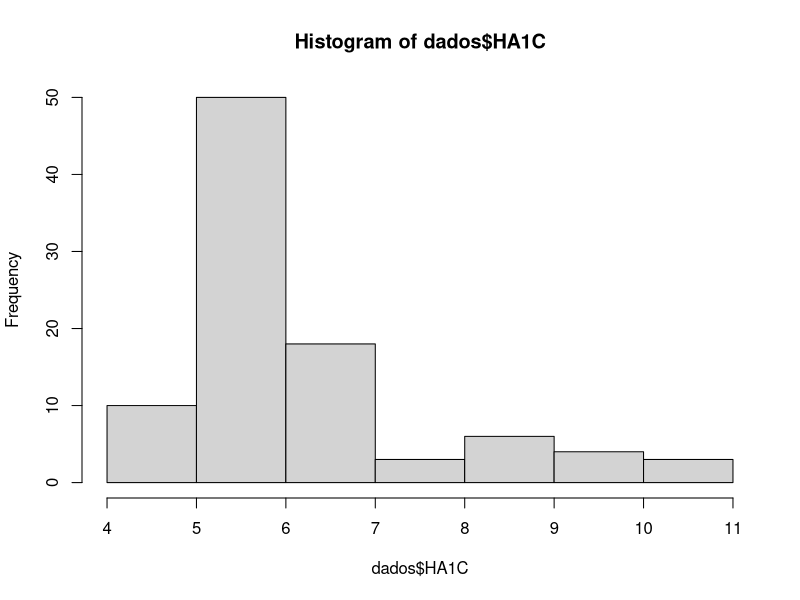
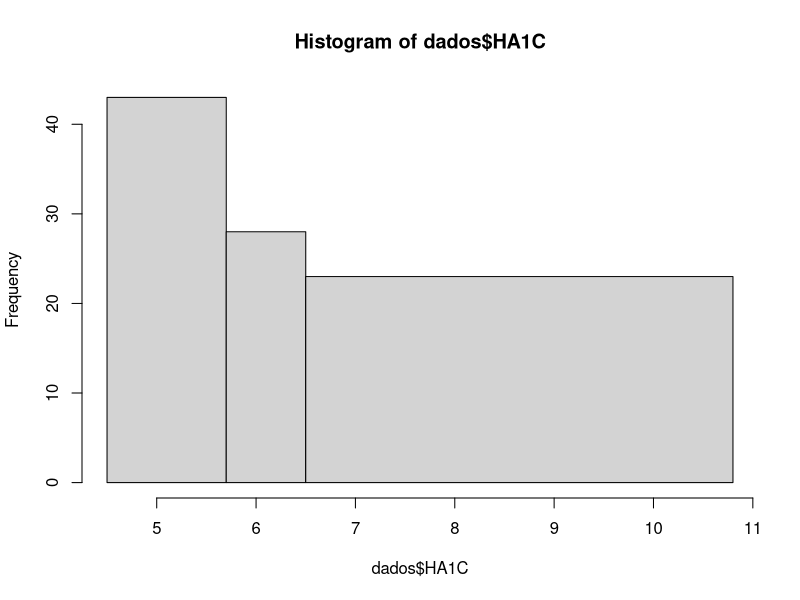
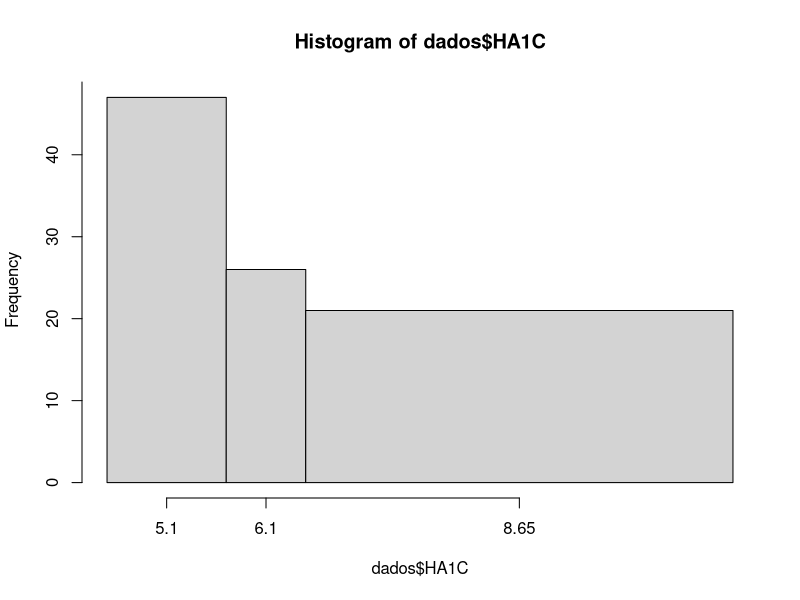
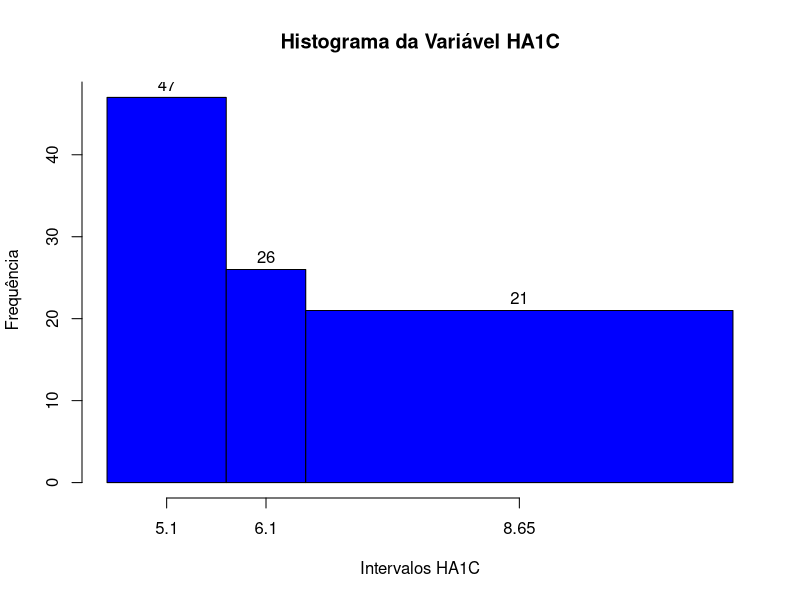

R code for these plots, in order:
## Pacotes ##

library(graphics)
## Histogramas

## Primeiro baixamos a base
dados <- read.csv2("Banco de dados reduzido.csv", sep = ";", dec = ",")




### Passo 1. construindo o histograma
hist(dados$HA1C)

### Passo 3. escolhendo os intervalos com o argumento 
# breaks = c(início do primeiro intervalo, fim do primeiro e início do segundo, fim do segundo e início do terceiro,...) 
# Nesse caso, para ter os intervalos que você pediu, utilizei
# min(dados$HA1C, na.rm = TRUE), essa função retorna o valor mínimo da coluna HA1C, mas como esse resultado 
# seria NA devido a ter NAs nessa coluna, então usei o argumento "na.rm = TRUE" para que os NAs não 
# sejam levados em consideração na conta do mínimo. O mesmo vale para a função max(dados$HA1C, na.rm = TRUE) que 
# calcula o máximo.
# então para criar os intervalos ficou assim: 
# Início do primeiro intervalo - min(dados$HA1C, na.rm = TRUE);
# fim do primeiro intervalo e início do segundo - 5.7;
# fim do segundo intervalo e início do terceiro - 6.5;
# fim do terceiro intervalo - max(dados$HA1C, na.rm = TRUE).
# por fim os argumento "right = FALSE" para garantir que os intervalos sejam abertos a esquerda e fechados a direita
# e "freq = TRUE" para o eixo y ser a frequência de cada intervalo 
hist(dados$HA1C, breaks = c(min(dados$HA1C, na.rm = TRUE), 5.7, 6.5, max(dados$HA1C, na.rm = TRUE)), right = FALSE, 
     freq = TRUE)

### Passo 3. caso vocẽ não queira que no eixo x apareça todos os números e sim somente a média do intervalo, 
# criar um objeto com essas médias de cada intervalo pedido.

intervalos <- c(min(dados$HA1C, na.rm = TRUE), 5.7, 6.5, max(dados$HA1C, na.rm = TRUE))
med <- (intervalos[-1]+intervalos[-length(intervalos)])*0.5

# para isso precisamos usar o argumento "axes = FALSE" no histograma para apagar os eixos para criar os novos
# agora usamos a função axis(1, med, med) do pacote graphics. O primeiro argumento (1) referencia o eixo 
# 'das abscissas', eixo x, o segundo argumento (med) indica os locais onde você deseja os 'ticks', o terceiro 
# argumento (med) é o vetor com o que vai ser escrito.
# e para recriar o eixo y, usei seq(from = 0, to = length(dados$HA1C), by = 10) para criar o objeto que 
# representará o eixo y. A função "seq()" cria uma sequência de valores, nesse caso foi criada uma sequência
# entre 0 e a quantidade de linhas da base, "from" o valor inicial da sequência, "to" o valor final e 
# "by" o intervalo entre os valores.
eixoy <- seq(from = 0, to = length(dados$HA1C), by = 10)
hist(dados$HA1C, breaks = intervalos, freq = TRUE, axes = FALSE)
axis(1, med, med)
axis(2, eixoy, eixoy)


# Agora colocaremos nomes nos eixos, no gráfico, colorir as barras, colocar bordas nas barras e labels
# no argumento "main" escrevemos a string que será o título, no argumento "xlab" e "ylab" escrevemos as 
# stringa que serão os nomes dos eixos x e y, respectivamente, "labels = TRUE" indica que acima das barras 
# vao aparecer a frequência de cada intervalo, "col" onde colocamos a string com o nome da cor que queremos 
# que preencha as barras e "border" a string com a cor da borda das barras.


hist(dados$HA1C, breaks = intervalos, freq = TRUE, axes = FALSE, main = "Histograma da Variável HA1C", 
     xlab = "Intervalos HA1C", ylab = "Frequência", labels = TRUE, col = "blue", border = "black")
axis(1, med, med)
axis(2, eixoy, eixoy)
